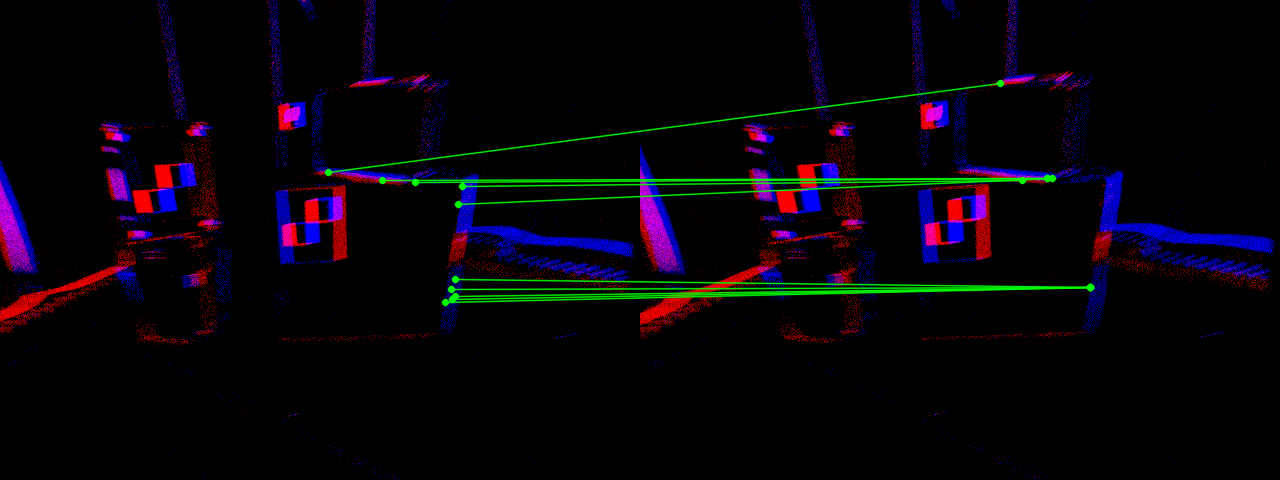
#> input picture event_matches_viz.png, 1280 x 480 px
$ python cor_matcher.py --image-path ../event_matches_viz.png
#> lines starting #> are read from the running program, lines starting #| are printed output that depends on the picture
import cv2
import argparse
import numpy as np

def mouse_callback(event, x, y, flags, param):
    if event == cv2.EVENT_MOUSEMOVE:
        param['x'] = x
        param['y'] = y

def main():
    parser = argparse.ArgumentParser()
    parser.add_argument('--image-path', type=str, required=True,
                        help='Path to the image file')

    args = parser.parse_args()

    # Load the image
    img = cv2.imread(args.image_path)
#> img is the input picture: shape (480, 1280, 3); mean B, G, R 9.1, 3.4, 6.7

    if img is None:
        print(f"Error: Could not load image from {args.image_path}")
        return

    h, w = img.shape[:2]
#> h = 480; w = 1280
    print(f"Loaded image: {args.image_path}")
    print(f"Image size: {w}x{h}")
#| Image size: 1280x480
    print("\nHover mouse to see coordinates. Press any key to close.")

    # Create window
    window_name = "Image Viewer - Hover for coordinates"
    cv2.namedWindow(window_name)

    # Setup mouse callback
    mouse_data = {'x': 0, 'y': 0}
    cv2.setMouseCallback(window_name, mouse_callback, mouse_data)

    # Display loop
    while True:
        display = img.copy()
        x, y = mouse_data['x'], mouse_data['y']

        # Draw coordinate text at top
        text = f"X: {x}  Y: {y}"
        cv2.putText(display, text, (10, 30), cv2.FONT_HERSHEY_SIMPLEX, 1, (0, 255, 0), 2)

        # Draw crosshair at cursor position
        if 0 <= x < w and 0 <= y < h:
            cv2.line(display, (x, 0), (x, h-1), (0, 255, 0), 1)
            cv2.line(display, (0, y), (w-1, y), (0, 255, 0), 1)
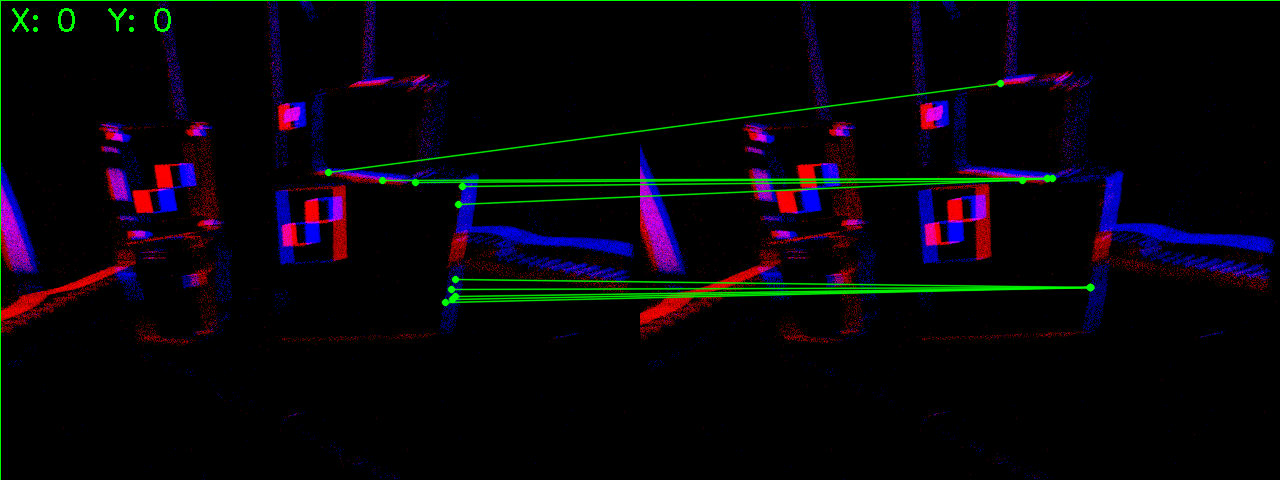
#> display: shape (480, 1280, 3); mean B, G, R 9.1, 4.4, 6.7

        cv2.imshow(window_name, display)

        if cv2.waitKey(1) != -1:
#> (key Esc is pressed here)
            break

    cv2.destroyAllWindows()
    print("\nDone!")

if __name__ == '__main__':
    main()
